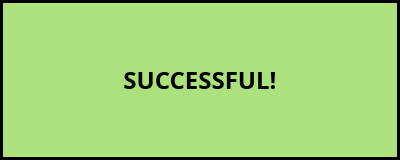
<?xml version="1.0" encoding="UTF-8"?>
<ui version="4.0">
 <class>Dialog</class>
 <widget class="QDialog" name="Dialog">
  <property name="geometry">
   <rect>
    <x>0</x>
    <y>0</y>
    <width>400</width>
    <height>160</height>
   </rect>
  </property>
  <property name="windowTitle">
   <string>Dialog</string>
  </property>
  <property name="styleSheet">
   <string notr="true">#widget{
background-color: #ABE27D;
border: 3px solid black;
}
.QPushButton{
background-color: #096033;
border: 3px solid black;
color: white
}</string>
  </property>
  <layout class="QGridLayout" name="gridLayout">
   <property name="leftMargin">
    <number>0</number>
   </property>
   <property name="topMargin">
    <number>0</number>
   </property>
   <property name="rightMargin">
    <number>0</number>
   </property>
   <property name="bottomMargin">
    <number>0</number>
   </property>
   <property name="spacing">
    <number>0</number>
   </property>
   <item row="0" column="0">
    <widget class="QWidget" name="widget" native="true">
     <layout class="QHBoxLayout" name="horizontalLayout">
      <property name="spacing">
       <number>0</number>
      </property>
      <property name="leftMargin">
       <number>0</number>
      </property>
      <property name="topMargin">
       <number>0</number>
      </property>
      <property name="rightMargin">
       <number>0</number>
      </property>
      <property name="bottomMargin">
       <number>0</number>
      </property>
      <item>
       <spacer name="horizontalSpacer">
        <property name="orientation">
         <enum>Qt::Horizontal</enum>
        </property>
        <property name="sizeType">
         <enum>QSizePolicy::Fixed</enum>
        </property>
        <property name="sizeHint" stdset="0">
         <size>
          <width>40</width>
          <height>20</height>
         </size>
        </property>
       </spacer>
      </item>
      <item>
       <widget class="QLabel" name="label">
        <property name="font">
         <font>
          <family>DM Sans</family>
          <pointsize>18</pointsize>
          <bold>true</bold>
         </font>
        </property>
        <property name="text">
         <string>SUCCESSFUL!</string>
        </property>
        <property name="alignment">
         <set>Qt::AlignCenter</set>
        </property>
       </widget>
      </item>
      <item>
       <spacer name="horizontalSpacer_2">
        <property name="orientation">
         <enum>Qt::Horizontal</enum>
        </property>
        <property name="sizeType">
         <enum>QSizePolicy::Fixed</enum>
        </property>
        <property name="sizeHint" stdset="0">
         <size>
          <width>40</width>
          <height>20</height>
         </size>
        </property>
       </spacer>
      </item>
     </layout>
    </widget>
   </item>
  </layout>
 </widget>
 <resources/>
 <connections/>
</ui>
